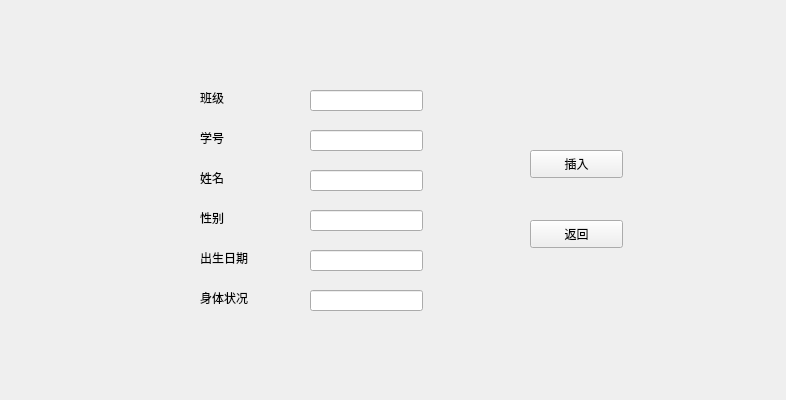
<?xml version="1.0" encoding="UTF-8"?>
<ui version="4.0">
 <class>insertWidget</class>
 <widget class="QWidget" name="insertWidget">
  <property name="geometry">
   <rect>
    <x>0</x>
    <y>0</y>
    <width>786</width>
    <height>400</height>
   </rect>
  </property>
  <property name="windowTitle">
   <string>Form</string>
  </property>
  <widget class="QPushButton" name="returnButton">
   <property name="geometry">
    <rect>
     <x>530</x>
     <y>220</y>
     <width>93</width>
     <height>28</height>
    </rect>
   </property>
   <property name="text">
    <string>返回</string>
   </property>
  </widget>
  <widget class="QPushButton" name="insertButton">
   <property name="geometry">
    <rect>
     <x>530</x>
     <y>150</y>
     <width>93</width>
     <height>28</height>
    </rect>
   </property>
   <property name="text">
    <string>插入</string>
   </property>
  </widget>
  <widget class="QLabel" name="label">
   <property name="geometry">
    <rect>
     <x>200</x>
     <y>90</y>
     <width>72</width>
     <height>15</height>
    </rect>
   </property>
   <property name="text">
    <string>班级</string>
   </property>
  </widget>
  <widget class="QLabel" name="label_2">
   <property name="geometry">
    <rect>
     <x>200</x>
     <y>130</y>
     <width>72</width>
     <height>15</height>
    </rect>
   </property>
   <property name="text">
    <string>学号</string>
   </property>
  </widget>
  <widget class="QLabel" name="label_3">
   <property name="geometry">
    <rect>
     <x>200</x>
     <y>170</y>
     <width>72</width>
     <height>15</height>
    </rect>
   </property>
   <property name="text">
    <string>姓名</string>
   </property>
  </widget>
  <widget class="QLabel" name="label_4">
   <property name="geometry">
    <rect>
     <x>200</x>
     <y>210</y>
     <width>72</width>
     <height>15</height>
    </rect>
   </property>
   <property name="text">
    <string>性别</string>
   </property>
  </widget>
  <widget class="QLabel" name="label_5">
   <property name="geometry">
    <rect>
     <x>200</x>
     <y>250</y>
     <width>72</width>
     <height>15</height>
    </rect>
   </property>
   <property name="text">
    <string>出生日期</string>
   </property>
  </widget>
  <widget class="QLabel" name="label_6">
   <property name="geometry">
    <rect>
     <x>200</x>
     <y>290</y>
     <width>72</width>
     <height>15</height>
    </rect>
   </property>
   <property name="text">
    <string>身体状况</string>
   </property>
  </widget>
  <widget class="QLineEdit" name="classidlineEdit">
   <property name="geometry">
    <rect>
     <x>310</x>
     <y>90</y>
     <width>113</width>
     <height>21</height>
    </rect>
   </property>
  </widget>
  <widget class="QLineEdit" name="idlineEdit">
   <property name="geometry">
    <rect>
     <x>310</x>
     <y>130</y>
     <width>113</width>
     <height>21</height>
    </rect>
   </property>
  </widget>
  <widget class="QLineEdit" name="namelineEdit">
   <property name="geometry">
    <rect>
     <x>310</x>
     <y>170</y>
     <width>113</width>
     <height>21</height>
    </rect>
   </property>
  </widget>
  <widget class="QLineEdit" name="sexlineEdit">
   <property name="geometry">
    <rect>
     <x>310</x>
     <y>210</y>
     <width>113</width>
     <height>21</height>
    </rect>
   </property>
  </widget>
  <widget class="QLineEdit" name="birthdaylineEdit">
   <property name="geometry">
    <rect>
     <x>310</x>
     <y>250</y>
     <width>113</width>
     <height>21</height>
    </rect>
   </property>
  </widget>
  <widget class="QLineEdit" name="bodylineEdit">
   <property name="geometry">
    <rect>
     <x>310</x>
     <y>290</y>
     <width>113</width>
     <height>21</height>
    </rect>
   </property>
  </widget>
 </widget>
 <resources/>
 <connections/>
</ui>
